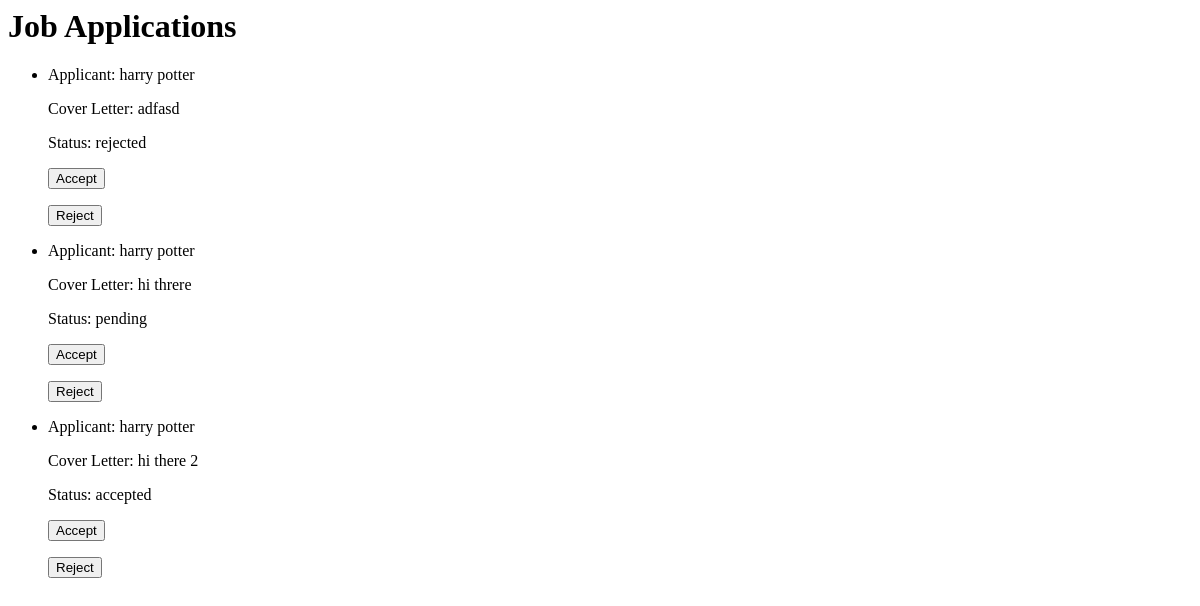
Page /job-applications/ (signed in) on the earlier database version.
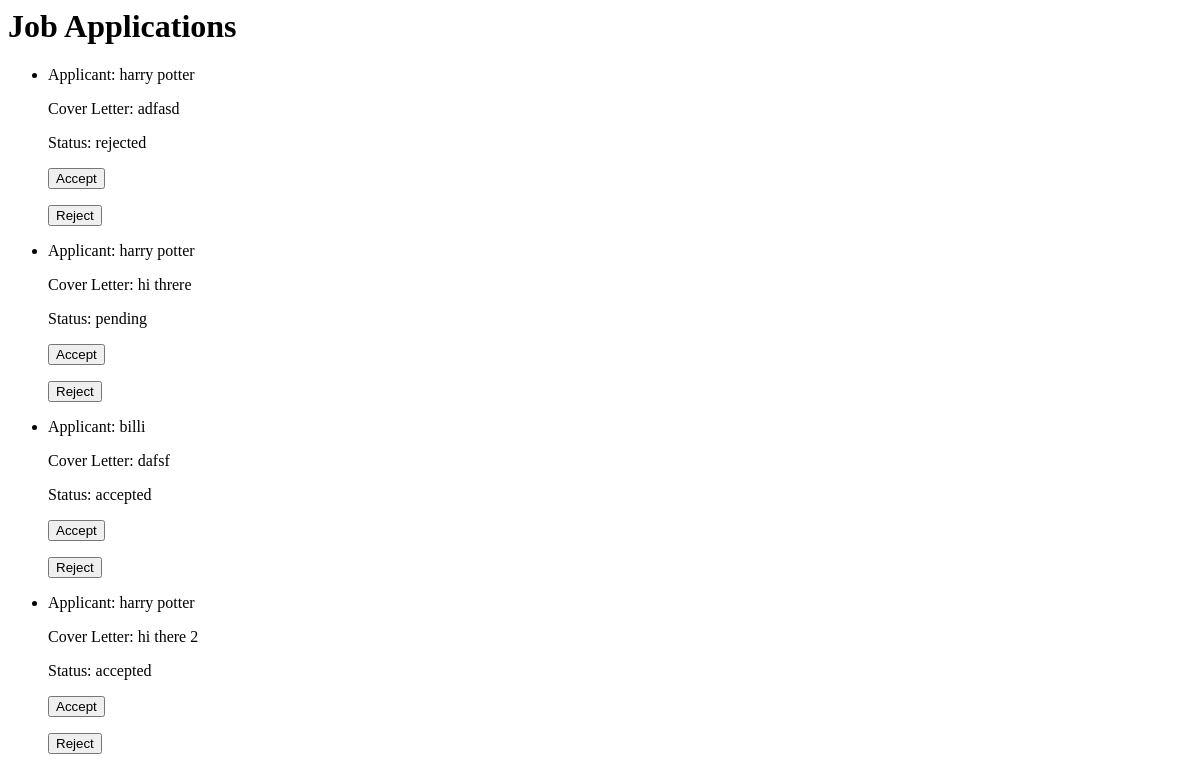
Same page on the later database version.
### pms/models.py (models this page shows, shortened)
class JobApplication(models.Model):
    job = models.ForeignKey(JobPosting, on_delete=models.CASCADE)
    applicant = models.ForeignKey(StudentProfile, on_delete=models.CASCADE)
    cover_letter = models.TextField()
    status = models.CharField(max_length=20, choices=[("pending", "Pending"), ("accepted", "Accepted"), ("rejected", "Rejected")], default="pending")
    application_date = models.DateTimeField(auto_now_add=True)

class StudentProfile(models.Model):
    user = models.OneToOneField(CustomUser, on_delete=models.CASCADE)
    name = models.CharField(max_length=100)
    contact_info = models.CharField(max_length=100)
    skills = models.TextField()
    profile_picture = models.ImageField(upload_to='student_profile_pics/', null=True, blank=True)

### pms/views.py (the view)
# urls.py: path('job-applications/', views.job_applications, name='job_applications'),
def job_applications(request):
    if request.user.is_company:
        job_applications = JobApplication.objects.filter(job__company=request.user.companyprofile)
        return render(request, 'pms/job_applications.html', {'job_applications': job_applications})
    else:
        return render(request, 'access_denied.html')  # Customize this template

### pms/templates/pms/job_applications.html (shortened to what this page needs)
<h1>Job Applications</h1>
  <ul>
    {% for application in job_applications %}
      <li>
        <p>Applicant: {{ application.applicant.name }}</p>
        <p>Cover Letter: {{ application.cover_letter }}</p>
        <p>Status: {{ application.status }}</p>
        <form method="post" action="{% url 'accept_application' application.id %}">
          <button type="submit">Accept</button>
        </form>
        <form method="post" action="{% url 'reject_application' application.id %}">
          <button type="submit">Reject</button>
        </form>
      </li>
    {% empty %}
      <p>No job applications available.</p>
    {% endfor %}
  </ul>

Differences in the rows shown:
added JobApplication: applicant.name "billi", cover_letter "dafsf", status "accepted"
